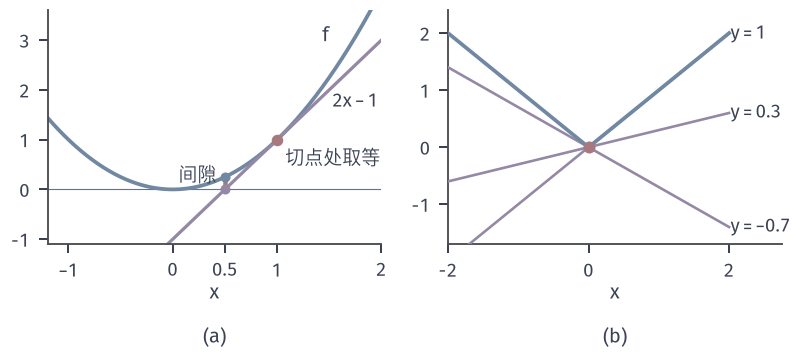

The script that drew this image:
from pathlib import Path
import sys
ROOT = next(p for p in Path(__file__).resolve().parents if (p/'build.sh').is_file() and (p/'tex/book.tex').is_file())
sys.path.insert(0, str(ROOT/'figures/00-shared/mathematical-preliminaries-upper/00-shared/comprehension-figures'))
from support import figure, save, BLUE, GREEN, YELLOW, RED, PURPLE, INK, MUTED, GRID, BLUE_FILL, GREEN_FILL, YELLOW_FILL, RED_FILL, PURPLE_FILL
import numpy as np
HERE = Path(__file__).resolve().parent
STROKE = '#4C4D4F'
def panel(fig, left, right, top, bottom, wspace=.25):
    fig.set_layout_engine(None)
    H=fig.get_figheight()*25.4
    if len(fig.axes)>1: bottom=15.5/H
    fig.subplots_adjust(left=left, right=right, top=top, bottom=bottom, wspace=wspace)
def tag(fig, ax, s, y=None):
    p = ax.get_position(); fig.text((p.x0+p.x1)/2, 1.0/(fig.get_figheight()*25.4), s, ha='center', va='bottom')
def opt(ax, x=0, y=0, ms=4.8, z=7): ax.plot([x],[y],'o',ms=ms,color=RED,mew=0,zorder=z)
def dot(ax, x, y, c=GREEN, ms=4.2, z=6, m='o'): ax.plot([x],[y],m,ms=ms,color=c,mew=0,zorder=z)
def hollow(ax, x, y, c=BLUE, ms=4.4, z=7): ax.plot([x],[y],'o',ms=ms,mfc='white',mec=c,mew=1.0,zorder=z)

# Fenchel-Young 间隙：f=x^2, x0=0.5, y=2 差 0.25；|x| 在 0 处 y in [-1,1] 取等。
fig,(A,B)=figure(width_mm=112,height_mm=50,ncols=2)
panel(fig,.06,.985,.97,.22,wspace=.2)
X=np.linspace(-1.2,2,300)
A.plot(X,X**2,color=BLUE,lw=1.5);A.plot(X,2*X-1,color=PURPLE,lw=1.3)
A.plot([.5,.5],[0,.25],color=RED,lw=1.8,solid_capstyle='butt');dot(A,.5,.25,BLUE,ms=4);dot(A,.5,0,PURPLE,ms=4);dot(A,1,1,RED,ms=4.6)
A.text(.42,.16,'间隙',fontsize=7.5,ha='right',color=INK);A.text(1.08,.84,'切点处取等',fontsize=7.5,va='top')
A.text(1.5,2.9,'$f$',fontsize=8,ha='right',va='bottom');A.text(1.97,1.95,'$2x-1$',fontsize=7.5,ha='right',va='top')
A.axhline(0,color=MUTED,lw=.45,zorder=0)
A.set_xlim(-1.2,2);A.set_ylim(-1.1,3.6);A.set_xticks([-1,0,.5,1,2]);A.set_xticklabels(['$-1$','$0$','$0.5$','$1$','$2$']);A.set_yticks([-1,0,1,2,3]);A.set_xlabel('$x$',labelpad=1)
X=np.linspace(-2,2,5);B.plot([-2,0,2],[2,0,2],color=BLUE,lw=1.5,zorder=4)
for s in (-.7,.3,1): B.plot(X,s*X,color=PURPLE,lw=1.05,zorder=3);B.text(2.02,s*2,f'$y={s:g}$',fontsize=7.5,va='center')
opt(B,0,0)
B.set_xlim(-2,2.75);B.set_ylim(-1.7,2.4);B.set_xticks([-2,0,2]);B.set_yticks([-1,0,1,2]);B.set_xlabel('$x$',labelpad=1)
for a_,s in zip((A,B),('(a)','(b)')):tag(fig,a_,s)
save(fig,HERE,'figure',{'gap':.25})
